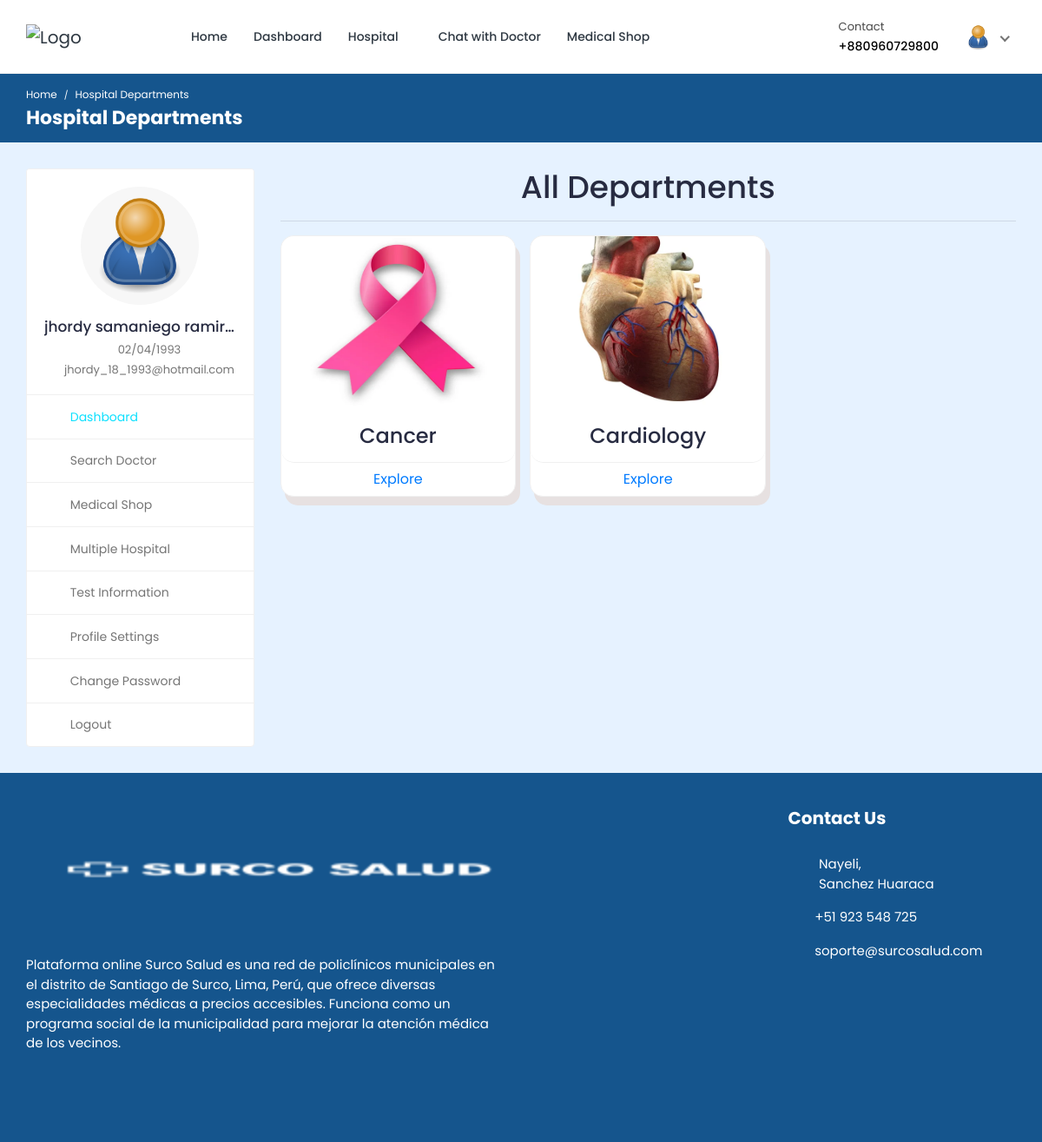
/hospital-department-list/1/ (signed in), run on the app's committed database.
### hospital/models.py (models this page shows, shortened)
class Patient(models.Model):
    patient_id = models.AutoField(primary_key=True)
    user = models.OneToOneField(User, on_delete=models.CASCADE, null=True, blank=True, related_name='patient')
    name = models.CharField(max_length=200, null=True, blank=True)
    username = models.CharField(max_length=200, null=True, blank=True)
    age = models.IntegerField(null=True, blank=True)
    email = models.EmailField(max_length=200, null=True, blank=True)
    phone_number = models.IntegerField(null=True, blank=True)
    address = models.CharField(max_length=200, null=True, blank=True)
    featured_image = models.ImageField(upload_to='patients/avatars/', null=True, blank=True)
    blood_group = models.CharField(max_length=200, null=True, blank=True)
    history = models.CharField(max_length=200, null=True, blank=True)
    dob = models.CharField(max_length=200, null=True, blank=True)
    nid = models.CharField(max_length=200, null=True, blank=True)
    serial_number = models.CharField(max_length=200, null=True, blank=True)
    login_status = models.CharField(max_length=200, null=True, blank=True, default="offline")

### hospital_admin/models.py (models this page shows, shortened)
class hospital_department(models.Model):
    hospital_department_id = models.AutoField(primary_key=True)
    hospital_department_name = models.CharField(max_length=200, null=True, blank=True)
    hospital = models.ForeignKey(Hospital_Information, on_delete=models.CASCADE, null=True, blank=True)
    featured_image = models.ImageField(upload_to='departments/', default='departments/default.png', null=True, blank=True)

### hospital/views.py (the view, shortened to what this page needs)
# urls.py: path('hospital-department-list/<int:pk>/', views.hospital_department_list, name='hospital-department-list'),
@csrf_exempt
@login_required(login_url="login")
def hospital_department_list(request, pk):
    if request.user.is_authenticated:
        if request.user.is_patient:
            patient = Patient.objects.get(user=request.user)
            doctors = Doctor_Information.objects.all()
            hospitals = Hospital_Information.objects.get(hospital_id=pk)
            departments = hospital_department.objects.filter(hospital=hospitals)
            context = {'patient': patient, 'doctors': doctors, 'hospitals': hospitals, 'departments': departments}
            return render(request, 'hospital-department.html', context)
    else:
        logout(request)
        messages.info(request, 'Not Authorized')
        return render(request, 'patient-login.html')

### templates/hospital-department.html (shortened to what this page needs)
{% load static %}
<!DOCTYPE html>
<html lang="en">
<head>
		<link rel="stylesheet" href="{% static 'HealthStack-System/css/Normal/bootstrap.min.css' %}">
		<link rel="stylesheet" href="{% static 'HealthStack-System/plugins/Normal/fontawesome/css/fontawesome.min.css' %}">
		<link rel="stylesheet" href="{% static 'HealthStack-System/plugins/Normal/fontawesome/css/all.min.css' %}">
		<link rel="stylesheet" href="{% static 'HealthStack-System/css/Normal/style.css' %}">
		<link rel="stylesheet" href="{% static 'HealthStack-System/css/Normal/department.css' %}">
	</head>
	<body>
		<div class="main-wrapper">
			<header class="header">
				{% if user.is_authenticated and user.is_patient %}
				{% include 'patient_navbar.html' %}
				{% endif %}
			</header>
			<div class="breadcrumb-bar">
				<div class="container-fluid">
					<div class="row align-items-center">
						<div class="col-md-6 col-6">
							<nav aria-label="breadcrumb" class="page-breadcrumb">
								<ol class="breadcrumb">
									{% if user.is_authenticated and user.is_patient %}
									<li class="breadcrumb-item"><a href="{% url 'patient-dashboard' %}">Home</a></li>
									{% endif %}
									<li class="breadcrumb-item active" aria-current="page">Hospital Departments</li>
								</ol>
							</nav>
							<h2 class="breadcrumb-title">Hospital Departments</h2>
						</div>
					</div>
				</div>
			</div>
			<div class="content">
				<div class="container-fluid">
					<div class="row">
						<div class="col-md-5 col-lg-4 col-xl-3 theiaStickySidebar">
							<div>
								{% if user.is_authenticated and user.is_patient %}
								{% include 'patient-sidebar.html' %}
								{% endif %}
                            </div>
						</div>
						<div class="col-md-7 col-lg-8 col-xl-9">
							<h1 class="card-title" style="text-align: center;">All Departments</h1>
							<hr>
							<div class="row row-grid">
								{% for department in departments %}
								<div class="col-12 col-md-6 col-lg-4 d-flex">
									<div class="card flex-fill card1">
										<img alt="Card Image"style="height: 200px;border-radius: 15px 15px 0px 0px" src="{{department.featured_image.url}}" class="card-img-top">
										<div class="card-header" style="border-radius: 15px">
											<h3 class="card-title mb-0" style="text-align: center;">{{department.hospital_department_name}}</h3>
										</div>
										<div class="card-read-more">
											<a href="{% url 'hospital-doctor-list' pk=department.hospital_department_id %}" class="btn btn-link btn-block">
												Explore
											</a>
										</div>
									</div>
								</div>
								{% endfor %}
							</div>
						</div>
					</div>
				</div>
			</div>
			{% include 'footer.html' %}
		</div>
	</body>
</html>

### templates/patient_navbar.html (shortened to what this page needs)
{% load static %}
<nav class="navbar navbar-expand-lg header-nav">
  <div class="navbar-header">
    <a href="{% url 'hospital_home'%}" class="navbar-brand logo">
      <img
        src="{% static 'HealthStack-System/images/Normal/logo.jpg' %}"
        class="img-fluid"
        alt="Logo"
      />
    </a>
  </div>
  <div class="main-menu-wrapper">
    <ul class="main-nav">
      <li>
        <a href="{% url 'hospital_home'%}">Home</a>
      </li>
      <li>
        <a href="{% url 'patient-dashboard' %}">Dashboard</a>
      </li>
      <li class="has-submenu">
        <a href="#">Hospital <i class="fas fa-chevron-down"></i></a>
      </li>
      {% if user.is_authenticated and user.is_patient %}
      <li>
        <a href="{% url 'chat-home' pk=user.id %}">Chat with Doctor</a>
      </li>
      {% endif %}
      <li>
        <a href="{% url 'pharmacy_shop' %}">Medical Shop</a>
      </li>
    </ul>
  </div>
  <ul class="nav header-navbar-rht">
    <li class="nav-item contact-item">
      <div class="header-contact-img">
        <i class="far fa-hospital"></i>
      </div>
      <div class="header-contact-detail">
        <p class="contact-header">Contact</p>
        <p class="contact-info-header">+880{{patient.phone_number}}</p>
      </div>
    </li>
    <li class="nav-item dropdown has-arrow logged-item">
      <a href="#" class="dropdown-toggle nav-link" data-toggle="dropdown">
        <span class="user-img">
          <img
            class="rounded-circle"
            src="{{patient.featured_image.url}}"
            width="31"
            alt="Jhordy Samaniego"
          />
        </span>
      </a>
    </li>
  </ul>
</nav>

### templates/patient-sidebar.html
{% load static %}
    <div class="profile-sidebar">
      <div class="widget-profile pro-widget-content">
        <div class="profile-info-widget">
          <a href="#" class="booking-doc-img">
            <img
              src="{{ patient.featured_image.url }}"
              alt="User Image"
            />
          </a>
          <div class="profile-det-info">
            <h3>{{patient.name}}</h3>
            <div class="patient-details">
              <h5>
                <i class="fas fa-birthday-cake"></i> {{ patient.dob }}
              </h5>
              <h5 class="mb-0">
                <i class="fas fa-map-marker-alt"></i>
                {{ patient.address }}
              </h5>
            </div>
          </div>
        </div>
      </div>
      <div class="dashboard-widget">
        <nav class="dashboard-menu sidebar">
          <ul>
            <li class="active">
              <a href="{% url 'patient-dashboard' %}">
                <i class="fas fa-columns"></i>
                <span>Dashboard</span>
              </a>
            </li>
            <li class="nav-item has-submenu">
              <a href="{% url 'search' %}">
                <i class="fas fa-user-md"></i>
                <span>Search Doctor</span>
              </a>
            </li>
            <li class="has-submenu">
              <a href="{% url 'pharmacy_shop' %}" class="nav-link">
                <i class="fas fa-capsules"></i>
                <span>Medical Shop</span>
              </a>
            </li>
            <li>
                <a href="{% url 'multiple-hospital' %}">
                  <i class="fas fa-hospital"></i>
                  <span>Multiple Hospital</span>
                </a>
            </li>
            <li>
              <a href="{% url 'doctor-test-list'%}" target="_blank">
                <i class="fas fa-hourglass-start"></i>
                <span>Test Information</span>
              </a>
            </li>
            <li>
              <a href="{% url 'profile-settings' %}">
                <i class="fas fa-user-cog"></i>
                <span>Profile Settings</span>
              </a>
            </li>
            <li>
              <a href="{% url 'change-password' pk=user.id%}">
                <i class="fas fa-lock"></i>
                <span>Change Password</span>
              </a>
            </li>
            <li>
              <a href="{% url 'logout' %}">
                <i class="fas fa-sign-out-alt"></i>
                <span>Logout</span>
              </a>
            </li>
          </ul>
        </nav>
      </div>
    </div>

### static/HealthStack-System/css/Normal/department.css (style rules this page uses)
.card { border-radius: 15px; box-shadow: 5px 10px #e7e1e1; }

### data on the page
Patient: phone_number "960729800", featured_image (placeholder picture), name "jhordy samaniego ramir…", dob "02/04/1993", address "jhordy_18_1993@hotmail.com"
hospital_department: featured_image (picture), hospital_department_name "Cancer"
hospital_department: featured_image (picture), hospital_department_name "Cardiology"
